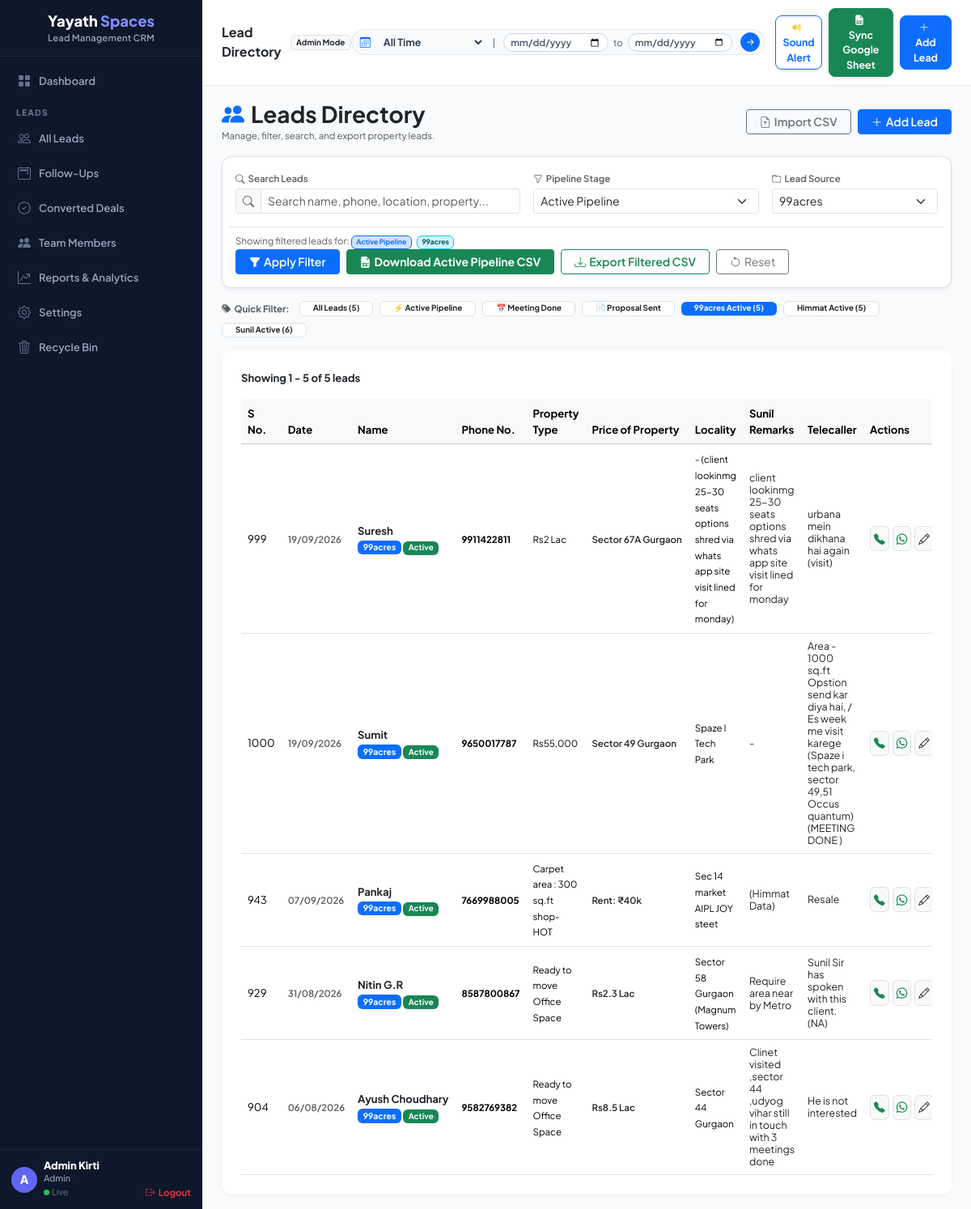
The page /leads?status=Active+Pipeline&source=99acres (signed in) on the database its author committed.
### models.py (models this page shows, shortened)
class Lead(db.Model):
    __tablename__ = 'leads'
    id = db.Column(db.Integer, primary_key=True)
    name = db.Column(db.String(255), nullable=False)
    email = db.Column(db.String(255), nullable=False)
    phone = db.Column(db.String(50), nullable=True)
    source = db.Column(db.String(100), nullable=True, default='99acres')
    property_type = db.Column(db.String(100), nullable=True)
    budget = db.Column(db.String(100), nullable=True)
    location = db.Column(db.String(255), nullable=True)
    status = db.Column(db.String(50), nullable=False, default='New')
    priority = db.Column(db.String(20), nullable=False, default='Medium')
    assigned_to = db.Column(db.String(255), nullable=True)
    is_imported = db.Column(db.Boolean, default=False)
    sunil_remarks = db.Column(db.Text, nullable=True)
    telecaller_remarks = db.Column(db.Text, nullable=True)
    listing_id = db.Column(db.String(100), nullable=True)
    response_from = db.Column(db.String(100), nullable=True)
    is_deleted = db.Column(db.Boolean, default=False)
    deleted_at = db.Column(db.DateTime, nullable=True)
    created_at = db.Column(db.DateTime, default=datetime.utcnow)
    updated_at = db.Column(db.DateTime, default=datetime.utcnow, onupdate=datetime.utcnow)
    notes = db.relationship('Note', backref='lead', lazy=True, cascade='all, delete-orphan')
    followups = db.relationship('FollowUp', backref='lead', lazy=True, cascade='all, delete-orphan')
    tasks = db.relationship('Task', backref='lead', lazy=True, cascade='all, delete-orphan')
    activities = db.relationship('ActivityLog', backref='lead', lazy=True, cascade='all, delete-orphan')

### routes.py (the view, shortened to what this page needs)
@web_bp.route('/leads')
def leads_list():
    import math
    status_filter = request.args.get('status', '')
    priority_filter = request.args.get('priority', '')
    source_filter = request.args.get('source', '')
    search = request.args.get('search', '')
    page = request.args.get('page', 1, type=int)
    per_page = request.args.get('per_page', 15, type=int)
    query = Lead.query
    query, time_filter, start_date_str, end_date_str = apply_date_filter(query)
    if status_filter:
        query = query.filter_by(status=status_filter)
    if priority_filter:
        query = query.filter_by(priority=priority_filter)
    if source_filter:
        query = query.filter_by(source=source_filter)
    all_matching_leads = query.order_by(Lead.created_at.desc()).all()
    total_count = len(all_matching_leads)
    total_pages = math.ceil(total_count / per_page) if total_count > 0 else 1
    page = max(1, min(page, total_pages))
    start_idx = (page - 1) * per_page
    end_idx = start_idx + per_page
    leads = all_matching_leads[start_idx:end_idx]
    all_unfiltered = Lead.query.filter((Lead.is_deleted == False) | (Lead.is_deleted == None)).all()
    active_99acres = sum(1 for l in all_unfiltered if l.status == 'Active Pipeline' and l.source == '99acres')
    active_himmat = sum(1 for l in all_unfiltered if l.status == 'Active Pipeline' and l.source == 'Himmat Data')
    active_sunil = sum(1 for l in all_unfiltered if l.status == 'Active Pipeline' and l.source == 'Sunil Data')
    trash_count = Lead.query.filter_by(is_deleted=True).count()
    return render_template('leads_list.html',
        leads=leads, total_count=total_count, page=page, total_pages=total_pages, per_page=per_page,
        status_filter=status_filter, priority_filter=priority_filter, source_filter=source_filter,
        search=search, time_filter=time_filter, start_date=start_date_str, end_date=end_date_str,
        active_99acres=active_99acres, active_himmat=active_himmat, active_sunil=active_sunil,
        trash_count=trash_count)

### routes.py (called while the page is built)
@web_bp.before_app_request
def check_authentication():
    if (request.path in ('/login', '/logout', '/favicon.ico') or
        request.path.startswith('/login') or
        request.path.startswith('/logout') or
        request.path.startswith('/static') or
        request.path.startswith('/api')):
        return
    allowed_routes = ['web.login', 'web.logout', 'static']
    if request.endpoint and request.endpoint in allowed_routes:
        return
    if 'user_id' not in session:
        return redirect(url_for('web.login'))

### templates/leads_list.html (shortened to what this page needs)
{% extends "base.html" %}
{% block content %}
<div class="d-flex justify-content-between align-items-center mb-3">
    <div>
        <h3 class="fw-bold mb-0 text-dark"><i class="bi bi-people-fill text-primary me-2"></i>Leads Directory</h3>
        <small class="text-muted">Manage, filter, search, and export property leads.</small>
    </div>
    <div class="d-flex gap-2">
        <a href="/import" class="btn btn-sm btn-outline-secondary px-3 fw-semibold"><i class="bi bi-file-earmark-arrow-up me-1"></i>Import CSV</a>
        <a href="/leads/add" class="btn btn-sm btn-primary px-3 fw-semibold"><i class="bi bi-plus-lg me-1"></i>Add Lead</a>
    </div>
</div>
<div class="card card-custom p-3 mb-3 border shadow-sm">
    <form method="GET" class="row g-3 align-items-center">
        <div class="col-md-5">
            <label class="form-label fw-semibold small text-muted mb-1"><i class="bi bi-search me-1"></i>Search Leads</label>
            <div class="input-group input-group-sm">
                <span class="input-group-text bg-light text-muted"><i class="bi bi-search"></i></span>
                <input type="text" name="search" class="form-control" placeholder="Search name, phone, location, property..." value="{{ search }}">
            </div>
        </div>
        <div class="col-md-4">
            <label class="form-label fw-semibold small text-muted mb-1"><i class="bi bi-funnel me-1"></i>Pipeline Stage</label>
            <select name="status" class="form-select form-select-sm">
                {% for s in ['New','Contacted','Qualified','Meeting Done','Proposal Sent','Active Pipeline','Deal Close','Lost'] %}
                <option value="{{ s }}" {{ 'selected' if status_filter == s }}>{{ s }}</option>
                {% endfor %}
            </select>
        </div>
        <div class="col-md-3">
            <label class="form-label fw-semibold small text-muted mb-1"><i class="bi bi-folder me-1"></i>Lead Source</label>
            <select name="source" class="form-select form-select-sm">
                {% for src in ['99acres','Himmat Data','Sunil Data'] %}
                <option value="{{ src }}" {{ 'selected' if source_filter == src }}>{{ src }}</option>
                {% endfor %}
            </select>
        </div>
        <div class="col-12 d-flex flex-wrap justify-content-between align-items-center pt-2 border-top">
            <div class="small text-muted mb-1 mb-md-0">
                {% if status_filter or source_filter or search %}
                Showing filtered leads for:
                {% if status_filter %}<span class="badge bg-primary-subtle text-primary border border-primary me-1">{{ status_filter }}</span>{% endif %}
                {% if source_filter %}<span class="badge bg-info-subtle text-info-emphasis border border-info me-1">{{ source_filter }}</span>{% endif %}
                {% else %}
                Showing all leads directory. Filter or search above.
                {% endif %}
            </div>
            <div class="d-flex gap-2">
                <button type="submit" class="btn btn-sm btn-primary px-3 fw-semibold">
                    <i class="bi bi-funnel-fill me-1"></i>Apply Filter
                </button>
                <a href="/export-active-pipeline" class="btn btn-sm btn-success px-3 fw-bold text-nowrap" title="Download single CSV sheet for Meeting Done, Proposal Sent, and Active Pipeline leads (Newest to Oldest)">
                    <i class="bi bi-file-earmark-spreadsheet-fill me-1"></i>Download Active Pipeline CSV
                </a>
                <a href="/export?status={{ status_filter }}&source={{ source_filter }}&search={{ search }}&time_filter={{ time_filter }}&start_date={{ start_date }}&end_date={{ end_date }}" class="btn btn-sm btn-outline-success px-3 fw-semibold text-nowrap" title="Download matching filtered leads as CSV">
                    <i class="bi bi-download me-1"></i>Export Filtered CSV
                </a>
                {% if status_filter or source_filter or search %}
                <a href="/leads" class="btn btn-sm btn-outline-secondary px-3 text-nowrap" title="Clear Filters"><i class="bi bi-arrow-counterclockwise me-1"></i>Reset</a>
                {% endif %}
            </div>
        </div>
    </form>
</div>
<div class="d-flex flex-wrap align-items-center gap-2 mb-3">
    <span class="small text-muted fw-bold me-1"><i class="bi bi-tags-fill me-1"></i>Quick Filter:</span>
    <a href="/leads" class="badge {{ 'bg-dark text-white' if not status_filter and not source_filter else 'bg-white text-dark border' }} text-decoration-none py-1.5 px-3">
        All Leads ({{ total_count }})
    </a>
    <a href="/leads?status=Active+Pipeline" class="badge {{ 'bg-success text-white' if status_filter == 'Active Pipeline' and not source_filter else 'bg-white text-dark border' }} text-decoration-none py-1.5 px-3">
        ⚡ Active Pipeline
    </a>
    <a href="/leads?status=Meeting+Done" class="badge {{ 'bg-primary text-white' if status_filter == 'Meeting Done' else 'bg-white text-dark border' }} text-decoration-none py-1.5 px-3">
        📅 Meeting Done
    </a>
    <a href="/leads?status=Proposal+Sent" class="badge {{ 'bg-info text-dark border border-info' if status_filter == 'Proposal Sent' else 'bg-white text-dark border' }} text-decoration-none py-1.5 px-3">
        📄 Proposal Sent
    </a>
    <a href="/leads?status=Active+Pipeline&source=99acres" class="badge {{ 'bg-primary text-white' if status_filter == 'Active Pipeline' and source_filter == '99acres' else 'bg-white text-dark border' }} text-decoration-none py-1.5 px-3">
        99acres Active ({{ active_99acres }})
    </a>
    <a href="/leads?status=Active+Pipeline&source=Himmat+Data" class="badge {{ 'bg-warning text-dark border border-warning' if status_filter == 'Active Pipeline' and source_filter == 'Himmat Data' else 'bg-white text-dark border' }} text-decoration-none py-1.5 px-3">
        Himmat Active ({{ active_himmat }})
    </a>
    <a href="/leads?status=Active+Pipeline&source=Sunil+Data" class="badge {{ 'bg-info text-dark border border-info' if status_filter == 'Active Pipeline' and source_filter == 'Sunil Data' else 'bg-white text-dark border' }} text-decoration-none py-1.5 px-3">
        Sunil Active ({{ active_sunil }})
    </a>
</div>
<div class="card card-custom p-4">
    <div class="d-flex justify-content-between align-items-center mb-3">
        <span class="fw-bold text-dark">
            Showing {{ ((page - 1) * per_page + 1) if total_count > 0 else 0 }} - {{ (page * per_page) if (page * per_page) < total_count else total_count }} of {{ total_count }} leads
        </span>
    </div>
    <div class="table-responsive">
        <table class="table table-hover align-middle mb-0">
            <thead class="table-light">
                <tr>
                    <th>S No.</th>
                    <th>Date</th>
                    <th>Name</th>
                    <th>Phone No.</th>
                    <th>Property Type</th>
                    <th>Price of Property</th>
                    <th>Locality</th>
                    <th>Sunil Remarks</th>
                    <th>Telecaller</th>
                    <th>Actions</th>
                </tr>
            </thead>
            <tbody>
                {% for lead in leads %}
                <tr>
                    <td>{{ lead.id }}</td>
                    <td><small class="text-muted fw-semibold" style="white-space:nowrap;">{{ lead.created_at.strftime('%d/%m/%Y') if lead.created_at else '-' }}</small></td>
                    <td>
                        <a href="/leads/{{ lead.id }}" class="text-decoration-none fw-bold text-dark" style="white-space:nowrap;">{{ lead.name }}</a>
                        <br><span class="badge {{ 'bg-primary' if lead.source == '99acres' else ('bg-info text-dark' if lead.source == 'Sunil Data' else 'bg-warning text-dark') }}" style="font-size:0.65rem;">
                            {{ lead.source or '99acres' }}
                        </span>
                        {% if lead.status == 'Active Pipeline' %}
                        <span class="badge bg-success" style="font-size:0.62rem;">Active</span>
                        {% endif %}
                    </td>
                    <td><small class="fw-bold" style="white-space:nowrap;">{{ lead.phone or '-' }}</small></td>
                    <td><small>{{ lead.property_type or '-' }}</small></td>
                    <td><small class="fw-semibold text-dark" style="white-space:nowrap;">{{ lead.budget or '-' }}</small></td>
                    <td><small>{{ lead.location or '-' }}</small></td>
                    <td>
                        <small class="text-dark d-block" style="max-width:140px; font-size:0.78rem; line-height:1.2;">
                            {{ lead.sunil_remarks if lead.sunil_remarks else '-' }}
                        </small>
                    </td>
                    <td>
                        <small class="text-dark d-block" style="max-width:130px; font-size:0.78rem; line-height:1.2;">
                            {{ lead.telecaller_remarks if lead.telecaller_remarks else '-' }}
                        </small>
                    </td>
                    <td>
                        <div class="d-flex align-items-center gap-1">
                            {% if lead.phone and lead.phone != '-' %}
                            <a href="tel:{{ lead.phone }}" class="btn btn-sm btn-light border text-success p-1 rounded-2" title="Call {{ lead.phone }}">
                                <i class="bi bi-telephone-fill" style="font-size:0.85rem;"></i>
                            </a>
                            {% set clean_phone = lead.phone | replace('-', '') | replace(' ', '') | replace('+91', '') %}
                            <a href="https://wa.me/91{{ clean_phone }}?text=Hello%20{{ lead.name | urlencode }},%20regarding%20your%20property%20enquiry..." target="_blank" class="btn btn-sm btn-light border text-success p-1 rounded-2" title="WhatsApp Chat">
                                <i class="bi bi-whatsapp" style="font-size:0.85rem;"></i>
                            </a>
                            {% endif %}
                            <a href="/leads/{{ lead.id }}/edit" class="btn btn-sm btn-light border text-dark p-1 rounded-2" title="Edit Lead"><i class="bi bi-pencil" style="font-size:0.85rem;"></i></a>
                        </div>
                    </td>
                </tr>
                {% else %}
                <tr><td colspan="10" class="text-center text-muted py-4">No leads found. <a href="/leads/add">Add lead</a> or <a href="/import">Import CSV</a></td></tr>
                {% endfor %}
            </tbody>
        </table>
    </div>
</div>
{% endblock %}

### templates/base.html (style rules this page uses)
:root { --primary-bg: #f8fafc; --sidebar-width: 250px; --sidebar-bg: #0f172a; --active-nav-bg: #3b82f6; --brand-purple: #818cf8; --text-dark: #1e293b; --card-radius: 12px; }
body { font-family: 'Plus Jakarta Sans', -apple-system, BlinkMacSystemFont, "Segoe UI", Roboto, sans-serif; background-color: var(--primary-bg); color: var(--text-dark); font-size: 0.82rem; margin: 0; padding: 0; }
.card-custom { border: none; border-radius: var(--card-radius); box-shadow: 0 1px 3px rgba(0,0,0,0.04), 0 4px 8px -2px rgba(0,0,0,0.02); background: #ffffff; }

### rows shown on the page
Lead: id "999", created_at "19/09/2026", name "Suresh", source "99acres", status "Active", phone "9911422811", property_type "Rs2 Lac", budget "Sector 67A Gurgaon", location "- (client lookinmg 25-30 seats options shred via whats app site visit lined for monday)", sunil_remarks "client lookinmg 25-30 seats options shred via whats app site visit lined for monday", telecaller_remarks "urbana mein dikhana hai again (visit)"
Lead: id "1000", created_at "19/09/2026", name "Sumit", source "99acres", status "Active", phone "9650017787", property_type "Rs55,000", budget "Sector 49 Gurgaon", location "Spaze I Tech Park", sunil_remarks "-", telecaller_remarks "Area - 1000 sq.ft Opstion send kar diya hai, / Es week me visit karege (Spaze i tech park, sector 49,51 Occus quantum) (MEETING DONE )"
Lead: id "943", created_at "07/09/2026", name "Pankaj", source "99acres", status "Active", phone "7669988005", property_type "Carpet area : 300 sq.ft shop- HOT", budget "Rent: ₹40k", location "Sec 14 market AIPL JOY steet", sunil_remarks "(Himmat Data)", telecaller_remarks "Resale"
Lead: id "929", created_at "31/08/2026", name "Nitin G.R", source "99acres", status "Active", phone "8587800867", property_type "Ready to move Office Space", budget "Rs2.3 Lac", location "Sector 58 Gurgaon (Magnum Towers)", sunil_remarks "Require area near by Metro", telecaller_remarks "Sunil Sir has spoken with this client. (NA)"
Lead: id "904", created_at "06/08/2026", name "Ayush Choudhary", source "99acres", status "Active", phone "9582769382", property_type "Ready to move Office Space", budget "Rs8.5 Lac", location "Sector 44 Gurgaon", sunil_remarks "Clinet visited ,sector 44 ,udyog vihar still in touch with 3 meetings done", telecaller_remarks "He is not interested"

### other values the page prints
{{ (session.get('user_name') or 'U')[0].upper() }} "A"
{{ session.get('user_name') or 'User' }} "Admin Kirti"
{{ session.get('user_role') or 'Role' }} "Admin"
{{ session.get('user_role', 'Member') }} "Admin"
{{ status_filter }} "Active Pipeline"
{{ source_filter }} "99acres"
{{ total_count }} "5"
{{ active_99acres }} "5"
{{ active_himmat }} "5"
{{ active_sunil }} "6"
{{ ((page - 1) * per_page + 1) if total_count > 0 else 0 }} "1"
{{ (page * per_page) if (page * per_page) < total_count else total_count }} "5"
form field status "Active Pipeline"
form field source "99acres"
